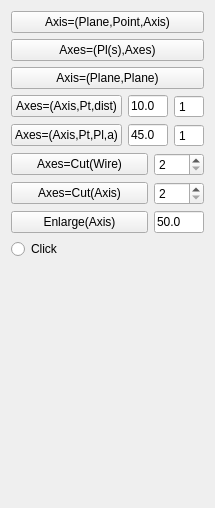
             <widget class="QWidget" name="Axis_Tab2_3">
              <attribute name="title">
               <string>Axis 2/3</string>
              </attribute>
              <layout class="QGridLayout" name="gridLayout_4">
               <item row="0" column="0">
                <widget class="QPushButton" name="button_plane_point_line_axis">
                 <property name="toolTip">
                  <string>Create an Axis Perpendicular to an Axis, crossing a Point and Parallel to a Plane.
-Select one Plane, one Axis and one Point ON the previous Axis.</string>
                 </property>
                 <property name="text">
                  <string>Axis=(Plane,Point,Axis)</string>
                 </property>
                 <property name="icon">
                  <iconset>
                   <normaloff>../Icons/WF_planeLinePointAxis.svg</normaloff>../Icons/WF_planeLinePointAxis.svg</iconset>
                 </property>
                 <property name="iconSize">
                  <size>
                   <width>32</width>
                   <height>32</height>
                  </size>
                 </property>
                </widget>
               </item>
               <item row="1" column="0">
                <widget class="QPushButton" name="button_line_plane_axis">
                 <property name="toolTip">
                  <string>Axes=(Pl(s),Axes):
Create projection(s) of Axes onto Plane(s).
- First select one (or several) Line(s)
- Second select one or several) Plane(s)
- Then push this button</string>
                 </property>
                 <property name="text">
                  <string>Axes=(Pl(s),Axes)</string>
                 </property>
                 <property name="icon">
                  <iconset>
                   <normaloff>../Icons/WF_linePlaneAxis.svg</normaloff>../Icons/WF_linePlaneAxis.svg</iconset>
                 </property>
                 <property name="iconSize">
                  <size>
                   <width>32</width>
                   <height>32</height>
                  </size>
                 </property>
                </widget>
               </item>
               <item row="2" column="0">
                <widget class="QPushButton" name="button_twoplanes_axis">
                 <property name="toolTip">
                  <string>Create an Axis by intersect of 2 Planes.</string>
                 </property>
                 <property name="text">
                  <string>Axis=(Plane,Plane)</string>
                 </property>
                 <property name="icon">
                  <iconset>
                   <normaloff>../Icons/WF_2PlanesAxis.svg</normaloff>../Icons/WF_2PlanesAxis.svg</iconset>
                 </property>
                 <property name="iconSize">
                  <size>
                   <width>32</width>
                   <height>32</height>
                  </size>
                 </property>
                </widget>
               </item>
               <item row="3" column="0">
                <layout class="QHBoxLayout" name="horizontalLayout_54">
                 <item>
                  <widget class="QPushButton" name="button_distLine">
                   <property name="toolTip">
                    <string>Axes=(Axis,Pt,dist):
Create an Axis parallel to a given Axis, Point at a given distance.
The Axis is created along the Plane defined by the given Axis and Point.
- First select an Axis (or several Axes) and a Point
(you can also select several points to define different Planes)
- Second push this button

NB: 
 - The distance to the Axis created can be defined first.
Positive number in one direction and negative in the other one.
The second number indicates the number of Axes to create.
With option &quot;Object copy&quot; in &quot;Ori. Pref.&quot;  TAB
  - If an Edge of a Cube is selected the Cube is duplicate with the corresponding
Edge at the defined distance from the original.
Several Edges of the cube can be selected.
</string>
                   </property>
                   <property name="text">
                    <string>Axes=(Axis,Pt,dist)</string>
                   </property>
                   <property name="icon">
                    <iconset>
                     <normaloff>../Icons/WF_distAxisAxis.svg</normaloff>../Icons/WF_distAxisAxis.svg</iconset>
                   </property>
                   <property name="iconSize">
                    <size>
                     <width>32</width>
                     <height>32</height>
                    </size>
                   </property>
                  </widget>
                 </item>
                 <item>
                  <widget class="QLineEdit" name="dist_line">
                   <property name="sizePolicy">
                    <sizepolicy hsizetype="MinimumExpanding" vsizetype="Fixed">
                     <horstretch>0</horstretch>
                     <verstretch>0</verstretch>
                    </sizepolicy>
                   </property>
                   <property name="minimumSize">
                    <size>
                     <width>40</width>
                     <height>0</height>
                    </size>
                   </property>
                   <property name="maximumSize">
                    <size>
                     <width>40</width>
                     <height>16777215</height>
                    </size>
                   </property>
                   <property name="toolTip">
                    <string>Distance to the new Axis.
Can be negative for the reverse direction!</string>
                   </property>
                   <property name="text">
                    <string>10.0</string>
                   </property>
                  </widget>
                 </item>
                 <item>
                  <widget class="QSpinBox" name="spin_dist_line">
                   <property name="minimumSize">
                    <size>
                     <width>30</width>
                     <height>0</height>
                    </size>
                   </property>
                   <property name="maximumSize">
                    <size>
                     <width>30</width>
                     <height>16777215</height>
                    </size>
                   </property>
                   <property name="toolTip">
                    <string>The number of copies  (Max 100).</string>
                   </property>
                   <property name="buttonSymbols">
                    <enum>QAbstractSpinBox::NoButtons</enum>
                   </property>
                   <property name="keyboardTracking">
                    <bool>false</bool>
                   </property>
                   <property name="minimum">
                    <number>1</number>
                   </property>
                   <property name="maximum">
                    <number>100</number>
                   </property>
                   <property name="singleStep">
                    <number>1</number>
                   </property>
                   <property name="value">
                    <number>1</number>
                   </property>
                  </widget>
                 </item>
                </layout>
               </item>
               <item row="4" column="0">
                <layout class="QHBoxLayout" name="horizontalLayout_55">
                 <item>
                  <widget class="QPushButton" name="button_angleLine">
                   <property name="toolTip">
                    <string>Axes=(Axis,Pt,Pl,a):
Create an Axis with an Angle to a origin Axis.
- First select an Axis to rotate, then a Plane and a rotation Point
- Second push this button
or
- First select an Axis to rotate, then a rotation Axis and a rotation Point
- Second push this button

NB:
The Axis is created by rotation using :
  The Normal of the selected Plane as rotation Axis 
and selected Point as rotation Point. 
or
  The second selected Axis as rotation Axis 
and selected Point as rotation Point. 

 - The angle (in degrees) of rotation can be defined first.
Positive number in one direction and negative in the other one.
 - The second number indicates the number of Axes to create.

</string>
                   </property>
                   <property name="text">
                    <string>Axes=(Axis,Pt,Pl,a)</string>
                   </property>
                   <property name="icon">
                    <iconset>
                     <normaloff>../Icons/WF_angleAxisAxis.svg</normaloff>../Icons/WF_angleAxisAxis.svg</iconset>
                   </property>
                   <property name="iconSize">
                    <size>
                     <width>32</width>
                     <height>32</height>
                    </size>
                   </property>
                  </widget>
                 </item>
                 <item>
                  <widget class="QLineEdit" name="angle_line">
                   <property name="sizePolicy">
                    <sizepolicy hsizetype="MinimumExpanding" vsizetype="Fixed">
                     <horstretch>0</horstretch>
                     <verstretch>0</verstretch>
                    </sizepolicy>
                   </property>
                   <property name="minimumSize">
                    <size>
                     <width>40</width>
                     <height>0</height>
                    </size>
                   </property>
                   <property name="maximumSize">
                    <size>
                     <width>40</width>
                     <height>16777215</height>
                    </size>
                   </property>
                   <property name="toolTip">
                    <string>Angle to the new Axis.
Can be negative for the reverse direction!
(in degrees)</string>
                   </property>
                   <property name="text">
                    <string>45.0</string>
                   </property>
                  </widget>
                 </item>
                 <item>
                  <widget class="QSpinBox" name="spin_angle_line">
                   <property name="minimumSize">
                    <size>
                     <width>30</width>
                     <height>0</height>
                    </size>
                   </property>
                   <property name="maximumSize">
                    <size>
                     <width>30</width>
                     <height>16777215</height>
                    </size>
                   </property>
                   <property name="toolTip">
                    <string>The number of copies (Max 100).</string>
                   </property>
                   <property name="buttonSymbols">
                    <enum>QAbstractSpinBox::NoButtons</enum>
                   </property>
                   <property name="keyboardTracking">
                    <bool>false</bool>
                   </property>
                   <property name="minimum">
                    <number>1</number>
                   </property>
                   <property name="maximum">
                    <number>100</number>
                   </property>
                   <property name="singleStep">
                    <number>1</number>
                   </property>
                   <property name="value">
                    <number>1</number>
                   </property>
                  </widget>
                 </item>
                </layout>
               </item>
               <item row="5" column="0">
                <layout class="QHBoxLayout" name="horizontalLayout_56">
                 <item>
                  <widget class="QPushButton" name="button_cut_wire_axis">
                   <property name="maximumSize">
                    <size>
                     <width>16777215</width>
                     <height>16777215</height>
                    </size>
                   </property>
                   <property name="toolTip">
                    <string>Create Axes by Partition:
Cut the selected wire(s) in 2(n) parts and create 2(n) Axes with function discretize.
The number indicates in how many parts to cut.
Wires can be:
	Line
	Circle
	Arc
	Ellipse
An object must also be seleted but before any Wire to cut all his Edges!
NB: You can change the successive lines to be bicolor (red and white)  
in &quot;Ori. Pref.&quot;  TAB	
</string>
                   </property>
                   <property name="text">
                    <string>Axes=Cut(Wire)</string>
                   </property>
                   <property name="icon">
                    <iconset>
                     <normaloff>../Icons/WF_cutWireAxes.svg</normaloff>../Icons/WF_cutWireAxes.svg</iconset>
                   </property>
                   <property name="iconSize">
                    <size>
                     <width>32</width>
                     <height>32</height>
                    </size>
                   </property>
                  </widget>
                 </item>
                 <item>
                  <widget class="QSpinBox" name="spin_wire_cut_axis">
                   <property name="minimumSize">
                    <size>
                     <width>40</width>
                     <height>0</height>
                    </size>
                   </property>
                   <property name="maximumSize">
                    <size>
                     <width>50</width>
                     <height>16777215</height>
                    </size>
                   </property>
                   <property name="toolTip">
                    <string>The number indicates in how many parts the selected Line will be cut  (Max 100).</string>
                   </property>
                   <property name="minimum">
                    <number>2</number>
                   </property>
                   <property name="maximum">
                    <number>100</number>
                   </property>
                   <property name="singleStep">
                    <number>1</number>
                   </property>
                  </widget>
                 </item>
                </layout>
               </item>
               <item row="6" column="0">
                <layout class="QHBoxLayout" name="horizontalLayout_57">
                 <item>
                  <widget class="QPushButton" name="button_cut_axis">
                   <property name="maximumSize">
                    <size>
                     <width>16777215</width>
                     <height>16777215</height>
                    </size>
                   </property>
                   <property name="toolTip">
                    <string>Create Axes:
Cut the selected Line in 2(n) parts and create 2(n) Axes.
The number indicates in how many parts to cut.

NB: You can change the successive lines to be bicolor (red and white)  
in &quot;Ori. Pref.&quot;  TAB</string>
                   </property>
                   <property name="text">
                    <string>Axes=Cut(Axis)</string>
                   </property>
                   <property name="icon">
                    <iconset>
                     <normaloff>../Icons/WF_cutAxis.svg</normaloff>../Icons/WF_cutAxis.svg</iconset>
                   </property>
                   <property name="iconSize">
                    <size>
                     <width>32</width>
                     <height>32</height>
                    </size>
                   </property>
                  </widget>
                 </item>
                 <item>
                  <widget class="QSpinBox" name="spin_axis_cut">
                   <property name="minimumSize">
                    <size>
                     <width>40</width>
                     <height>0</height>
                    </size>
                   </property>
                   <property name="maximumSize">
                    <size>
                     <width>50</width>
                     <height>16777215</height>
                    </size>
                   </property>
                   <property name="toolTip">
                    <string>The number indicates in how many parts the selected Line will be cut  (Max 100).</string>
                   </property>
                   <property name="minimum">
                    <number>2</number>
                   </property>
                   <property name="maximum">
                    <number>100</number>
                   </property>
                   <property name="singleStep">
                    <number>1</number>
                   </property>
                  </widget>
                 </item>
                </layout>
               </item>
               <item row="7" column="0">
                <layout class="QHBoxLayout" name="horizontalLayout_58">
                 <item>
                  <widget class="QPushButton" name="button_extension_axis">
                   <property name="sizePolicy">
                    <sizepolicy hsizetype="Expanding" vsizetype="Fixed">
                     <horstretch>0</horstretch>
                     <verstretch>0</verstretch>
                    </sizepolicy>
                   </property>
                   <property name="toolTip">
                    <string>Enlarge(Axis):
Extend an Axis at two extrema.
- First select an Axis (or several Axes) 
- Second push this button

NB: 
 - The percentage of  the extension can be defined first.
 - Negative percentage will shrink the Axis</string>
                   </property>
                   <property name="text">
                    <string>Enlarge(Axis)</string>
                   </property>
                   <property name="icon">
                    <iconset>
                     <normaloff>../Icons/WF_enlargeLine.svg</normaloff>../Icons/WF_enlargeLine.svg</iconset>
                   </property>
                   <property name="iconSize">
                    <size>
                     <width>32</width>
                     <height>32</height>
                    </size>
                   </property>
                  </widget>
                 </item>
                 <item>
                  <widget class="QLineEdit" name="extension_axis">
                   <property name="sizePolicy">
                    <sizepolicy hsizetype="MinimumExpanding" vsizetype="Fixed">
                     <horstretch>0</horstretch>
                     <verstretch>0</verstretch>
                    </sizepolicy>
                   </property>
                   <property name="minimumSize">
                    <size>
                     <width>40</width>
                     <height>0</height>
                    </size>
                   </property>
                   <property name="maximumSize">
                    <size>
                     <width>50</width>
                     <height>16777215</height>
                    </size>
                   </property>
                   <property name="toolTip">
                    <string>Extension of the Line in percentage of original length of the Line.
If the extension is 50% it means that each side is extended with 25% length.

Positive values will enlarge the Axis.
Negative values will start to shrink it. </string>
                   </property>
                   <property name="text">
                    <string>50.0</string>
                   </property>
                  </widget>
                 </item>
                </layout>
               </item>
               <item row="8" column="0">
                <widget class="QRadioButton" name="button_click_for_axis">
                 <property name="toolTip">
                  <string>Create a set of Lines on a Plane perpendicular to the view at location of 2 mouse clicks.
- Click first on the Button then at least twice click on the View (with no object in background).
- Click first on the Button then at least twice click on the View (with an object in background), it will attach the lines to the surface of the object.


Use left mouse button (MB1) to generate Lines. 
MB2 and MB3 can still be used for view zoom and view rotation.</string>
                 </property>
                 <property name="text">
                  <string>Click</string>
                 </property>
                 <property name="icon">
                  <iconset>
                   <normaloff>../Icons/WF_clickLine.svg</normaloff>../Icons/WF_clickLine.svg</iconset>
                 </property>
                 <property name="iconSize">
                  <size>
                   <width>32</width>
                   <height>32</height>
                  </size>
                 </property>
                </widget>
               </item>
               <item row="9" column="0">
                <spacer name="verticalSpacer_36">
                 <property name="orientation">
                  <enum>Qt::Vertical</enum>
                 </property>
                 <property name="sizeHint" stdset="0">
                  <size>
                   <width>20</width>
                   <height>238</height>
                  </size>
                 </property>
                </spacer>
               </item>
              </layout>
             </widget>
